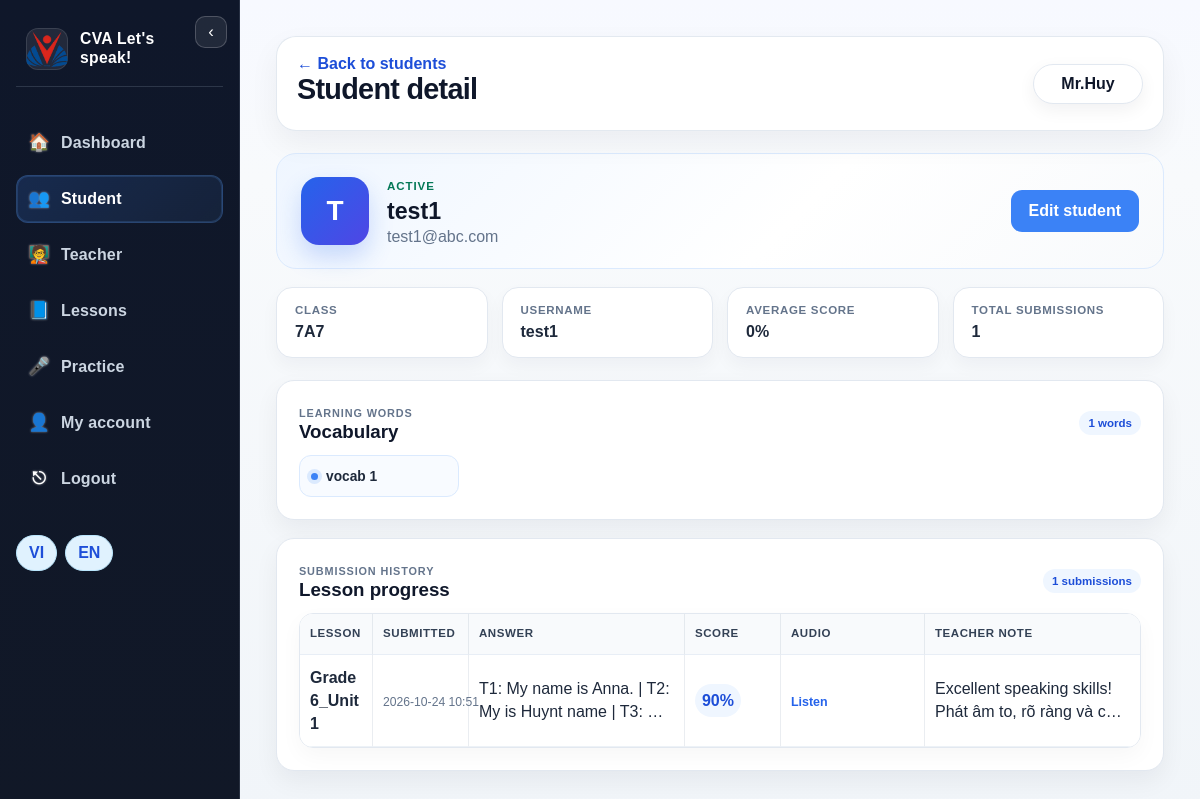
/teacher/student/4 (signed in), run on the app's committed database.
### tables this page shows
CREATE TABLE users (
            id INTEGER PRIMARY KEY AUTOINCREMENT,
            full_name TEXT NOT NULL,
            email TEXT UNIQUE NOT NULL,
            password TEXT NOT NULL,
            role TEXT NOT NULL,
            class_name TEXT,
            created_at TEXT DEFAULT CURRENT_TIMESTAMP
        , is_active INTEGER DEFAULT 1, total_points INTEGER DEFAULT 0, average_score REAL DEFAULT 0, username TEXT);

CREATE TABLE lessons (
                id INTEGER PRIMARY KEY AUTOINCREMENT,
                title_en TEXT NOT NULL,
                title_vi TEXT NOT NULL,
                level TEXT NOT NULL,
                class_level INTEGER DEFAULT 6,
                topic_en TEXT NOT NULL,
                topic_vi TEXT NOT NULL,
                goal_en TEXT NOT NULL,
                goal_vi TEXT NOT NULL,
                video_url TEXT,
                vocabulary TEXT,
                dialogue TEXT,
                sample_question TEXT,
                speaking_question TEXT,
                expected_answer TEXT,
                sentence_words TEXT,
                exercise_text_vi TEXT,
                exercise_text_en TEXT,
                task_3_text TEXT,
                task_4_text TEXT,
                week_number INTEGER DEFAULT 1,
                open_date TEXT,
                close_date TEXT,
                created_at TEXT DEFAULT CURRENT_TIMESTAMP
            );

CREATE TABLE submissions (
            id INTEGER PRIMARY KEY AUTOINCREMENT,
            student_id INTEGER NOT NULL,
            lesson_id INTEGER NOT NULL,
            answer TEXT,
            score INTEGER,
            feedback TEXT,
            audio_path TEXT,
            created_at TEXT DEFAULT CURRENT_TIMESTAMP
        , teacher_note TEXT, drive_url TEXT);

### app.py (the view)
@app.route('/teacher/student/<int:user_id>')
def teacher_student_detail(user_id):
    user = require_login()
    if not user or user['role'] != 'teacher':
        return redirect(url_for('login'))
    conn = get_db()
    student = conn.execute('SELECT * FROM users WHERE id = ?', (user_id,)).fetchone()
    if not student:
        conn.close(); abort(404)
    progress = conn.execute(
        '''
        SELECT s.id, l.title_vi, l.title_en, l.vocabulary, s.answer, s.score, s.feedback, s.audio_path, s.drive_url, s.created_at, s.teacher_note
        FROM submissions s
        JOIN lessons l ON l.id = s.lesson_id
        WHERE s.student_id = ?
        ORDER BY s.created_at DESC
        ''',
        (user_id,)
    ).fetchall()
    vocabulary = []
    seen_words = set()
    for item in progress:
        words = [part.strip() for part in str(item['vocabulary'] or '').split(',') if part.strip()]
        for word in words:
            if word.lower() not in seen_words:
                seen_words.add(word.lower())
                vocabulary.append(word)
    conn.close()
    return render_template('teacher_student_detail.html', user=user, student=dict(student), progress=[dict(item) for item in progress], student_vocabulary=vocabulary)

### app.py (called while the page is built)
def is_headteacher(user):
    if not user:
        return False
    user_fields = set(user.keys()) if hasattr(user, 'keys') else set(user)
    user_id = user['id'] if 'id' in user_fields else None
    role = str(user['role'] if 'role' in user_fields else '').strip().lower()
    if role != 'teacher':
        return False
    if (
        user_id is not None
        and has_request_context()
        and session.get('headteacher_claim_user_id') == user_id
    ):
        return session.get('headteacher_user_id') == user_id
    username = user['username'] if 'username' in user_fields else ''
    return normalize_username(username) == 'huynt'

@app.context_processor
def inject_headteacher_navigation():
    current_user = require_login()
    return {'is_headteacher': is_headteacher(current_user)}

def get_db():
    conn = sqlite3.connect(DATA_FILE, timeout=30)
    conn.execute('PRAGMA busy_timeout = 30000')
    conn.row_factory = sqlite3.Row
    return conn

@app.context_processor
def inject_i18n():
    lang = session.get('lang', 'en') or 'en'
    return {
        'lang': lang,
        't': lambda key: TRANSLATIONS.get(lang, TRANSLATIONS['en']).get(key, key),
    }

def require_login():
    user_id = session.get('user_id')
    if not user_id:
        return None
    conn = get_db()
    user = conn.execute('SELECT * FROM users WHERE id = ?', (user_id,)).fetchone()
    conn.close()
    return user

### templates/teacher_student_detail.html (shortened to what this page needs)
<!DOCTYPE html>
<html lang="en">
<head>
    <link rel="stylesheet" href="{{ url_for('static', filename='css/styles.css') }}">
</head>
<body>
    <div class="app-shell teacher-workspace-shell">
        <aside class="sidebar">
            <button class="sidebar-toggle" type="button" aria-label="Toggle sidebar">☰</button>
            <div class="logo-wrap">
                <span class="logo-mark"><img src="{{ url_for('static', filename='images/cva-logo.png') }}" alt="CVA logo"></span>
                <span class="logo-text">CVA Let's speak!</span>
            </div>
            <nav>
                <a href="{{ url_for('dashboard') }}"><span class="nav-icon">🏠</span><span class="nav-label">{{ t('dashboard') }}</span></a>
                <a class="active" href="{{ url_for('teacher_students') }}"><span class="nav-icon">👥</span><span class="nav-label">{{ t('student') }}</span></a>
                {% if is_headteacher %}<a href="{{ url_for('teacher_accounts') }}"><span class="nav-icon">🧑‍🏫</span><span class="nav-label">Teacher</span></a>{% endif %}
                <a href="{{ url_for('teacher_lessons') }}"><span class="nav-icon">📘</span><span class="nav-label">{{ t('lessons') }}</span></a>
                <a href="{{ url_for('practice_page') }}"><span class="nav-icon">🎤</span><span class="nav-label">Practice</span></a>
                <a href="{{ url_for('teacher_profile') }}"><span class="nav-icon">👤</span><span class="nav-label">My account</span></a>
                <a href="{{ url_for('logout') }}"><span class="nav-icon">⎋</span><span class="nav-label">{{ t('logout') }}</span></a>
            </nav>
            <div class="language-switcher sidebar-lang">
                <button type="button" data-lang="vi" class="lang-btn {% if lang == 'vi' %}active{% endif %}">VI</button>
                <button type="button" data-lang="en" class="lang-btn {% if lang == 'en' %}active{% endif %}">EN</button>
            </div>
        </aside>
        <main class="main-panel">
            <header class="topbar">
                <div>
                    <a href="{{ url_for('teacher_students') }}" class="back-link">← Back to students</a>
                    <h2>Student detail</h2>
                </div>
                <div class="user-box">{{ user.full_name }}</div>
            </header>
            <section class="student-profile-card">
                <div class="student-profile-avatar" aria-hidden="true">{{ student.full_name[0]|upper }}</div>
                <div class="student-profile-info">
                    <span class="student-profile-status {{ 'active' if student.is_active else 'locked' }}">{{ 'Active' if student.is_active else 'Locked' }}</span>
                    <h3>{{ student.full_name }}</h3>
                    <p>{{ student.email or 'No email provided' }}</p>
                </div>
                <a class="primary-btn student-edit-btn" href="{{ url_for('teacher_edit_student', user_id=student.id) }}">Edit student</a>
            </section>
            <section class="student-detail-stats">
                <div class="student-detail-stat"><span>Class</span><strong>{{ student.class_name or 'N/A' }}</strong></div>
                <div class="student-detail-stat"><span>Username</span><strong>{{ student.username or '—' }}</strong></div>
                <div class="student-detail-stat"><span>Average score</span><strong>{{ '%.0f' % (student.average_score or 0) }}%</strong></div>
                <div class="student-detail-stat"><span>Total submissions</span><strong>{{ progress|length }}</strong></div>
            </section>
            <section class="student-detail-sections">
                <div class="detail-panel vocabulary-panel">
                    <div class="detail-panel-header">
                        <div>
                            <span class="panel-kicker">LEARNING WORDS</span>
                            <h3>Vocabulary</h3>
                        </div>
                        {% if student_vocabulary %}<span class="panel-count">{{ student_vocabulary|length }} words</span>{% endif %}
                    </div>
                    {% if student_vocabulary %}
                    <div class="vocabulary-grid">
                        {% for word in student_vocabulary %}
                        <span class="vocabulary-item"><span class="vocabulary-dot"></span>{{ word }}</span>
                        {% endfor %}
                    </div>
                    {% else %}
                    <div class="detail-empty-state"><span>📚</span><strong>No vocabulary recorded</strong><p>Words from completed lessons will appear here.</p></div>
                    {% endif %}
                </div>
                <div class="detail-panel lesson-progress-panel">
                    <div class="detail-panel-header">
                        <div>
                            <span class="panel-kicker">SUBMISSION HISTORY</span>
                            <h3>Lesson progress</h3>
                        </div>
                        {% if progress %}<span class="panel-count">{{ progress|length }} submissions</span>{% endif %}
                    </div>
                    {% if progress %}
                    <div class="table-wrap student-progress-table-wrap">
                        <table class="data-table student-progress-table">
                            <thead>
                                <tr>
                                    <th>Lesson</th>
                                    <th>Submitted</th>
                                    <th>Answer</th>
                                    <th>Score</th>
                                    <th>Audio</th>
                                    <th>Teacher note</th>
                                </tr>
                            </thead>
                            <tbody>
                                {% for item in progress %}
                                <tr>
                                    <td data-label="Lesson"><strong>{{ item.title_vi or item.title_en or 'Lesson' }}</strong></td>
                                    <td data-label="Submitted"><span class="student-detail-date">{{ item.created_at[:16] if item.created_at else '—' }}</span></td>
                                    <td data-label="Answer"><span class="student-answer-preview" title="{{ item.answer|format_answer }}">{{ item.answer|format_answer }}</span></td>
                                    <td data-label="Score"><span class="student-score-pill">{{ item.score or 0 }}%</span></td>
                                    <td data-label="Audio">
                                        {% if item.drive_url %}
                                            <a class="student-media-link" href="{{ item.drive_url }}" target="_blank">Open Drive</a>
                                        {% elif item.audio_path %}
                                            <a class="student-media-link" href="{{ url_for('serve_upload', media_type='audio', filename=item.audio_path) }}" target="_blank">Listen</a>
                                        {% else %}
                                            <span class="student-detail-muted">—</span>
                                        {% endif %}
                                    </td>
                                    <td data-label="Teacher note"><span class="student-note-preview">{{ item.teacher_note or 'No note yet' }}</span></td>
                                </tr>
                                {% endfor %}
                            </tbody>
                        </table>
                    </div>
                    {% else %}
                    <div class="detail-empty-state"><span>📝</span><strong>No lesson submissions yet</strong><p>Practice activity will appear in this section.</p></div>
                    {% endif %}
                </div>
            </section>
        </main>
    </div>
</body>
</html>

### data on the page
users: role "Student", full_name "T", is_active "ACTIVE", full_name "test1", email "test1@abc.com", class_name "7A7", username "test1", average_score "0"
users: full_name "Mr.Huy"
lessons: vocabulary "vocab 1"
submissions: title_vi "Grade 6_Unit 1", created_at "2026-10-24 10:51", answer "T1: My name is Anna. | T2: My is Huynt name | T3:…", score "90", teacher_note "Excellent speaking skills! Phát âm to, rõ ràng và…"

### other printed values
{{ t('dashboard') }} "Dashboard"
{{ t('lessons') }} "Lessons"
{{ t('logout') }} "Logout"
{{ progress|length }} "1"
{{ student_vocabulary|length }} "1"
